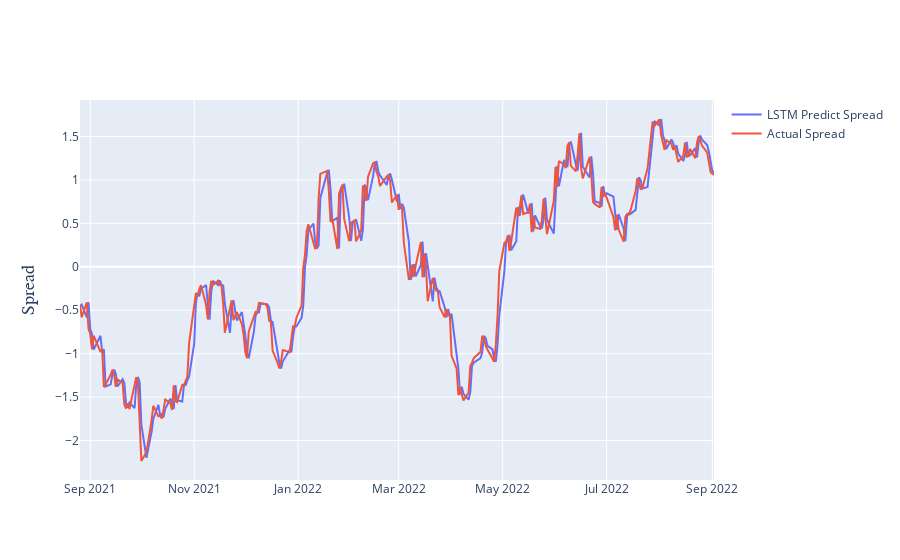

This figure's notebook cell:
### Code cell
predictDates = lstm_pair_data.tail(len(testX)).index
testY_reshape = normalize(testY_LSTM).reshape(len(testY_LSTM))
yhat_reshape = normalize(yhat_LSTM).reshape(len(yhat_LSTM))
#Plot predicted and actual line graph
layout = go.Layout(
        yaxis=dict(
        title='Spread',
        titlefont=dict(
            family='Arial, sans-serif',
            size=18
        )))
actual_chart = go.Scatter(x=predictDates, y=testY_reshape, name= 'Actual Spread')
predict_chart = go.Scatter(x=predictDates, y=yhat_reshape, name= 'LSTM Predict Spread')
fig = go.Figure(data = [predict_chart, actual_chart], layout = layout)
py.iplot(fig)#([predict_chart, actual_chart])

### Figure 1 — Plotly figure (JSON) as saved in the notebook; plotly's stock layout.template omitted (floating-point values rounded to 4 significant figures; data arrays with more than 128 entries replaced by an {"elided": "..."} marker saying what was removed)
{"data": [{"name": "LSTM Predict Spread", "type": "scatter", "x": {"elided": "258 str values"}, "y": {"elided": "258 float values"}}, {"name": "Actual Spread", "type": "scatter", "x": {"elided": "258 str values"}, "y": {"elided": "258 float values"}}], "layout": {"autosize": true, "xaxis": {"autorange": true, "range": ["2021-08-26", "2022-09-02"], "type": "date"}, "yaxis": {"autorange": true, "range": [-2.453, 1.919], "title": {"font": {"family": "Arial, sans-serif", "size": 18}, "text": "Spread"}, "type": "linear"}}}
